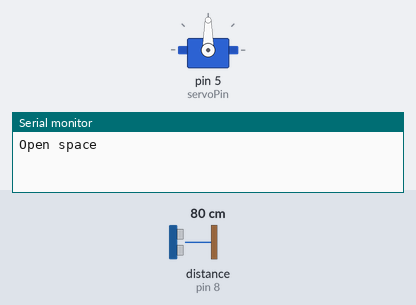
A sketch run on a simulated Arduino Uno, built with avr-gcc and run on an emulated ATmega328P. Shown: servo, the last lines printed to the serial monitor. Wiring (inferred from the names in the program): ultrasonic range finder: trigger pin 9; echo pin 8. Inputs (shaded band) come from the test bench; at power-on: distance to the obstacle (sensor on pin 8) 80 cm. The echo pulse lasts 58.3 µs per cm.

Above: at 1.3 s.
1.4 s: distance to the obstacle (sensor on pin 8) set to 12 cm
At 1.64 s:
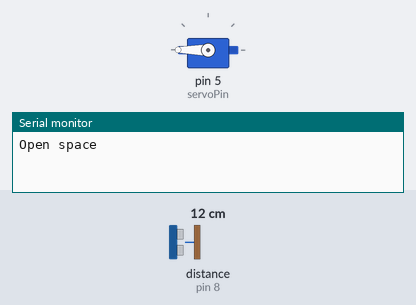
4.4 s: distance to the obstacle (sensor on pin 8) set to 9 cm
At 5.16 s:
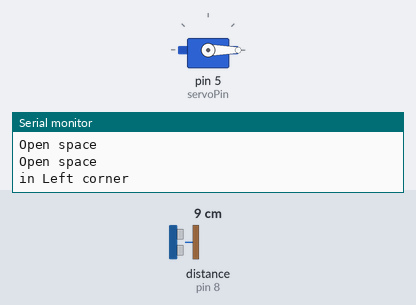
Timing chart, 0 to 13.4 s (numbered marks = the images above; inputs shaded):
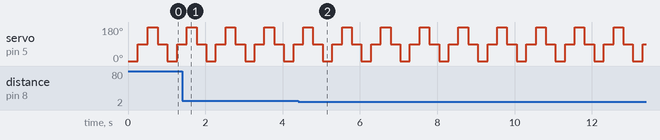

The sketch:

Midterm_Part2_ahussa8_ino.ino
```cpp
#include <Servo.h>

Servo myservo;
const int servoPin = 5;

const int trigPin = 9;
const int echoPin = 8;

const int detectionThreshold = 10;

void setup() {
  Serial.begin(9600);
  myservo.attach(servoPin);

  pinMode(trigPin, OUTPUT);
  pinMode(echoPin, INPUT);
}

float getDistance() {
  digitalWrite(trigPin, LOW);
  delayMicroseconds(2);

  digitalWrite(trigPin, HIGH);
  delayMicroseconds(10);
  digitalWrite(trigPin, LOW);

  long duration = pulseIn(echoPin, HIGH, 30000);
  float distance = duration * 0.034 / 2;
  return distance;
}

void loop() {
  bool leftDetected   = false;
  bool centerDetected = false;
  bool rightDetected  = false;

  myservo.write(0);
  delay(250);
  if (getDistance() < detectionThreshold) {
    leftDetected = true;
  }

  // Scan center
  myservo.write(90);
  delay(250);
  if (getDistance() < detectionThreshold) {
    centerDetected = true;
  }

  myservo.write(180);
  delay(250);
  if (getDistance() < detectionThreshold) {
    rightDetected = true;
  }

  myservo.write(90);
  delay(250);

  String situation = "";
  if (leftDetected && centerDetected && rightDetected) {
    situation = "Dead end";
  } else if (leftDetected && centerDetected && !rightDetected) {
    situation = "in Right corner";
  } else if (!leftDetected && centerDetected && rightDetected) {
    situation = "in Left corner";
  } else if (leftDetected && !centerDetected && !rightDetected) {
    situation = "Wall on the Right";
  } else if (!leftDetected && !centerDetected && rightDetected) {
    situation = "Wall on the Left";
  } else if (!leftDetected && !centerDetected && !rightDetected) {
    situation = "Open space";
  } else if (!leftDetected && centerDetected && !rightDetected) {
    situation = "Facing Wall";
  } else if (leftDetected && !centerDetected && rightDetected) {
    situation = "Corridor";
  } else {
    situation = "Undefined";
  }

  Serial.println(situation);
}
```

Measured:
- the behaviour switches between 11 and 10 cm on distance to the obstacle (sensor on pin 8) (found by bisection; images 1 and 2)
- by itself, servo on pin 5 (servoPin): repeats every 1.0 s: 90° 0.25 s, 0° 0.25 s, 90° 0.25 s, 180° 0.25 s
